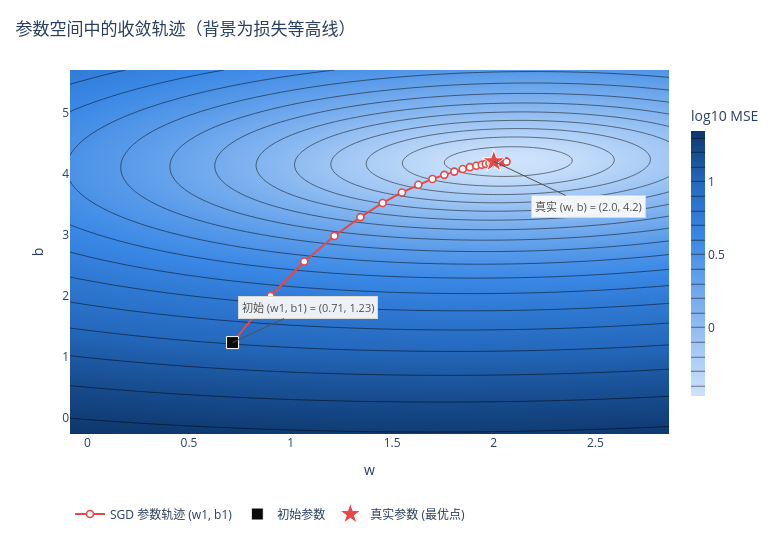

The code cell stored with this chart in its notebook:
### Code cell
# 参数变化轨迹：背景为数据集上损失函数的等高线，红线为 SGD 走过的路径
path_w = np.array(hist1["w"])
path_b = np.array(hist1["b"])

grid_n = 240
w_axis = np.linspace(min(path_w.min(), TRUE_W) - 0.8, max(path_w.max(), TRUE_W) + 0.8, grid_n)
b_axis = np.linspace(min(path_b.min(), TRUE_B) - 1.5, max(path_b.max(), TRUE_B) + 1.5, grid_n)
Wg, Bg = np.meshgrid(w_axis, b_axis)                     # 参数平面上的网格
Z = ((Xn[None, :] * Wg.reshape(-1, 1) + Bg.reshape(-1, 1) - yn[None, :]) ** 2).mean(axis=1)
Z = Z.reshape(Wg.shape)                                  # 每个 (w, b) 组合对应的 MSE

fig = go.Figure()
fig.add_trace(go.Contour(
    x=w_axis, y=b_axis, z=np.log10(Z), colorscale=BLUES, ncontours=30, showlegend=False,
    contours=dict(coloring="heatmap", showlines=False),
    colorbar=dict(title="log10 MSE", thickness=14, len=0.85),
    hovertemplate="w=%{x:.2f}  b=%{y:.2f}<br>log10 MSE=%{z:.2f}<extra></extra>",
))
fig.add_trace(go.Scatter(
    x=path_w, y=path_b, mode="lines+markers", name="SGD 参数轨迹 (w1, b1)",
    line=dict(color=C_RED, width=2),
    marker=dict(size=7, color="white", line=dict(color=C_RED, width=1.6)),
    text=[f"epoch {e}" for e in hist1["epoch"]],
    hovertemplate="%{text}<br>w1=%{x:.3f}  b1=%{y:.3f}<extra></extra>",
))
fig.add_trace(go.Scatter(
    x=[path_w[0]], y=[path_b[0]], mode="markers", name="初始参数",
    marker=dict(symbol="square", size=12, color=C_TRUE, line=dict(color="#fcfcfb", width=1)),
    hovertemplate="初始 (w1, b1) = (%{x:.3f}, %{y:.3f})<extra></extra>",
))
fig.add_trace(go.Scatter(
    x=[TRUE_W], y=[TRUE_B], mode="markers", name="真实参数 (最优点)",
    marker=dict(symbol="star", size=17, color=C_RED, line=dict(color="#fcfcfb", width=1)),
    hovertemplate="真实 (w, b) = (%{x:.2f}, %{y:.2f})<extra></extra>",
))
# 直接用带底色的标注指向两个关键点，避免文字压在等高线上看不清
note = dict(showarrow=True, arrowhead=0, arrowwidth=1, arrowcolor=C_MUTED,
            bgcolor="rgba(252,252,251,0.92)", bordercolor="#d8d7d2", borderwidth=1,
            borderpad=3, font=dict(color=C_MUTED, size=11))
fig.add_annotation(x=path_w[0], y=path_b[0], ax=75, ay=-35,
                   text=f"初始 (w1, b1) = ({path_w[0]:.2f}, {path_b[0]:.2f})", **note)
fig.add_annotation(x=TRUE_W, y=TRUE_B, ax=95, ay=45,
                   text=f"真实 (w, b) = ({TRUE_W}, {TRUE_B})", **note)
style(fig, "参数空间中的收敛轨迹（背景为损失等高线）", "w", "b", width=780, height=540)
fig.show()

### Figure 1 — Plotly figure (JSON) as saved in the notebook; plotly's stock layout.template omitted (floating-point values rounded to 4 significant figures; data arrays with more than 128 entries replaced by an {"elided": "..."} marker saying what was removed)
{"data": [{"colorbar": {"len": 0.85, "thickness": 14, "title": {"text": "log10 MSE"}}, "colorscale": [[0.0, "#cde2fb"], [0.2, "#9ec5f4"], [0.4, "#6da7ec"], [0.6, "#3987e5"], [0.8, "#256abf"], [1.0, "#0d366b"]], "contours": {"coloring": "heatmap", "showlines": false}, "hovertemplate": "w=%{x:.2f}  b=%{y:.2f}<br>log10 MSE=%{z:.2f}<extra></extra>", "ncontours": 30, "showlegend": false, "type": "contour", "x": {"elided": "240 float values"}, "y": {"elided": "240 float values"}, "z": {"elided": "240x240 float values"}}, {"hovertemplate": "%{text}<br>w1=%{x:.3f}  b1=%{y:.3f}<extra></extra>", "line": {"color": "#e34948", "width": 2}, "marker": {"color": "white", "line": {"color": "#e34948", "width": 1.6}, "size": 7}, "mode": "lines+markers", "name": "SGD 参数轨迹 (w1, b1)", "text": ["epoch 1", "epoch 2", "epoch 3", "epoch 4", "epoch 5", "epoch 6", "epoch 7", "epoch 8", "epoch 9", "epoch 10", "epoch 11", "epoch 12", "epoch 13", "epoch 14", "epoch 15", "epoch 16", "epoch 17", "epoch 18", "epoch 19", "epoch 20", "epoch 21", "epoch 22", "epoch 23", "epoch 24", "epoch 25", "epoch 26", "epoch 27", "epoch 28", "epoch 29", "epoch 30"], "type": "scatter", "x": [0.7143, 0.9017, 1.067, 1.216, 1.344, 1.453, 1.548, 1.629, 1.698, 1.757, 1.806, 1.847, 1.882, 1.914, 1.941, 1.961, 1.979, 1.994, 2.008, 2.018, 2.026, 2.032, 2.038, 2.045, 2.048, 2.051, 2.053, 2.057, 2.06, 2.062], "y": [1.227, 1.992, 2.558, 2.975, 3.286, 3.518, 3.691, 3.816, 3.912, 3.979, 4.032, 4.075, 4.106, 4.129, 4.146, 4.16, 4.169, 4.176, 4.18, 4.184, 4.187, 4.19, 4.193, 4.193, 4.193, 4.193, 4.195, 4.197, 4.197, 4.196]}, {"hovertemplate": "初始 (w1, b1) = (%{x:.3f}, %{y:.3f})<extra></extra>", "marker": {"color": "#0b0b0b", "line": {"color": "#fcfcfb", "width": 1}, "size": 12, "symbol": "square"}, "mode": "markers", "name": "初始参数", "type": "scatter", "x": [0.7143], "y": [1.227]}, {"hovertemplate": "真实 (w, b) = (%{x:.2f}, %{y:.2f})<extra></extra>", "marker": {"color": "#e34948", "line": {"color": "#fcfcfb", "width": 1}, "size": 17, "symbol": "star"}, "mode": "markers", "name": "真实参数 (最优点)", "type": "scatter", "x": [2.0], "y": [4.2]}], "layout": {"annotations": [{"arrowcolor": "#52514e", "arrowhead": 0, "arrowwidth": 1, "ax": 75, "ay": -35, "bgcolor": "rgba(252,252,251,0.92)", "bordercolor": "#d8d7d2", "borderpad": 3, "borderwidth": 1, "font": {"color": "#52514e", "size": 11}, "showarrow": true, "text": "初始 (w1, b1) = (0.71, 1.23)", "x": 0.7143, "y": 1.227}, {"arrowcolor": "#52514e", "arrowhead": 0, "arrowwidth": 1, "ax": 95, "ay": 45, "bgcolor": "rgba(252,252,251,0.92)", "bordercolor": "#d8d7d2", "borderpad": 3, "borderwidth": 1, "font": {"color": "#52514e", "size": 11}, "showarrow": true, "text": "真实 (w, b) = (2.0, 4.2)", "x": 2.0, "y": 4.2}], "height": 540, "hovermode": "closest", "legend": {"orientation": "h", "title": {}, "x": 0, "y": -0.18, "yanchor": "top"}, "margin": {"b": 80, "l": 70, "r": 30, "t": 70}, "title": {"text": "参数空间中的收敛轨迹（背景为损失等高线）", "x": 0.02, "xanchor": "left"}, "width": 780, "xaxis": {"title": {"text": "w"}}, "yaxis": {"title": {"text": "b"}}}}
